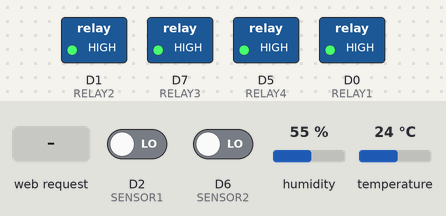
The sketch below on a simulated ESP8266 (NodeMCU). Parts: switched loads named in the sketch (green lamp = pin HIGH). Inputs (shaded band) come from the test bench; at power-on: D2 (SENSOR1) LOW, D6 (SENSOR2) LOW, humidity 55 %, temperature 24 °C. WiFi joins after 1.5 s; servers stay silent unless stated; uploads are accepted with an empty reply; what the sketch prints to the serial monitor is not drawn.

Above: at 2.7 s.
2.8 s: HTTP request GET /turnonled1 received
At 3.8 s:
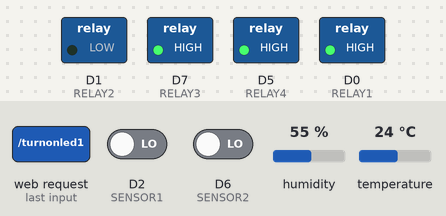
4.4 s: HTTP request GET /turnonled2 received
At 5.1 s:
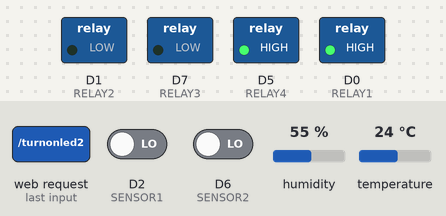
6.0 s: HTTP request GET /turnoffled1 received
At 7.3 s:
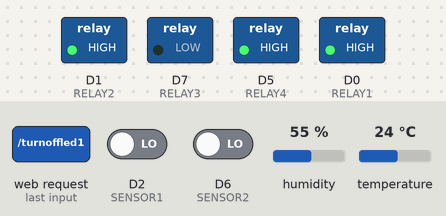
7.6 s: HTTP request GET /getstatusD3D4D5 received
At 8.3 s:
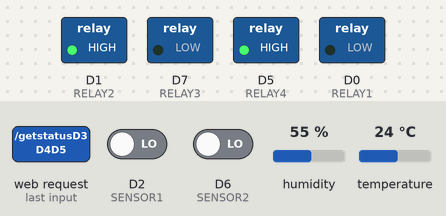
9.1 s: HTTP request GET /turnoffled2 received
At 9.8 s:
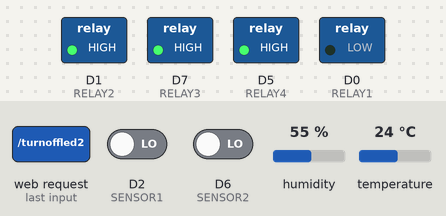
10.7 s: HTTP request GET /turnonled1 received
At 11.1 s:
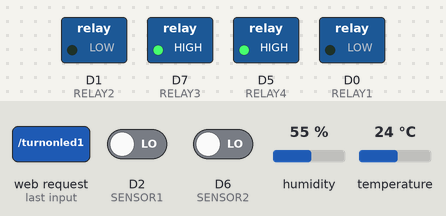
Timing chart, 0 to 13.3 s (numbered marks = the images above; inputs shaded):
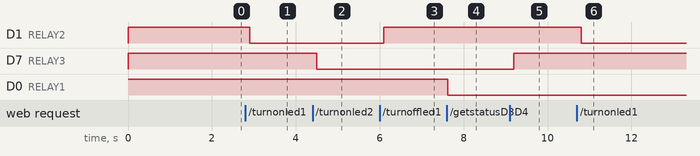

The sketch:

main.ino
```cpp
/*
 * @author Duy Tran
 * @date 2024-11-08
 */

/***********************************************************************************************************************
 * Includes
 **********************************************************************************************************************/
#include "./includes/IOControl.h"
#include "./includes/WebServer.h"

/***********************************************************************************************************************
 * Macro definitions
 **********************************************************************************************************************/
#define CREATE_ROUTE_HANDLER(handlerName, pageContent)  \
        static void handlerName()                       \
        {                                               \
            sendPageContent(pageContent);               \
        }

/***********************************************************************************************************************
 * Route Handlers - Define page routes for server
 **********************************************************************************************************************/
CREATE_ROUTE_HANDLER(mainPage, homePageContent);
CREATE_ROUTE_HANDLER(controlPage, controlPageContent);
CREATE_ROUTE_HANDLER(contactPage, contactPageContent);
CREATE_ROUTE_HANDLER(faqPage, faqPageContent);

/***********************************************************************************************************************
 * Global Variables
 **********************************************************************************************************************/
String led1;
String led2;
String ringStatus;
String tempValue;
String gasStatus;

/***********************************************************************************************************************
 * Function Definitions
 **********************************************************************************************************************/

/*******************************************************************************************************************//**
 * @brief Sends the HTML content to the client.
 *
 * This function is called to send a page's HTML content to the client. It responds with a 200 status code and the
 * provided HTML content.
 *
 * @param content The HTML content to be sent to the client.
 **********************************************************************************************************************/
static void sendPageContent(String content)
{
    server.send(200, "text/html", content);
}

/*******************************************************************************************************************//**
 * @brief Sends a POST request to update data on a PHP server.
 *
 * This function sends a POST request to the PHP server with the provided status and database endpoint. It sends the
 * status as part of the form data and logs the response from the server.
 *
 * @param status The status to be sent (e.g., "ON", "OFF", "ERROR").
 * @param db_num_php The endpoint of the PHP script for handling the data insertion.
 **********************************************************************************************************************/
static void sendPostRequest(String status, String db_num_php)
{
    http.begin(client, baseURL + db_num_php);                               // Construct the correct URL
    http.addHeader("Content-Type", "application/x-www-form-urlencoded");    // Specify content-type header
    http.POST("status=" + status);                                          // Send the request
    String payload = http.getString();                                      // Get the response payload
    Serial.println(status);                                                 // Print status for debugging
}

/*******************************************************************************************************************//**
 * @brief Handles turning on a device (relay) based on sensor state.
 *
 * This function checks the state of the specified sensor before and after toggling the relay. If the state changes
 * correctly, it updates the status and sends it to the PHP server.
 *
 * @param sensorPin The pin where the sensor is connected.
 * @param relayPin The pin controlling the relay.
 * @param data A reference to the variable holding the status (ON/OFF/ERROR).
 * @param dbEndpoint The endpoint for sending data to the PHP server.
 **********************************************************************************************************************/
static void turnON_handler(int sensorPin, int relayPin, String& data, String dbEndpoint)
{
    int sensorStateBefore = digitalRead(sensorPin);

    delay(100);

    digitalWrite(relayPin, LOW);

    server.send(200, "text/html", controlPageContent);

    delay(100);

    int sensorStateAfter = digitalRead(sensorPin);

    if ((sensorStateBefore == 1 && sensorStateAfter == 0) || (sensorStateBefore == 0 && sensorStateAfter == 0))
    {
        data = "ON";
        sendPostRequest(data, dbEndpoint);
    }
    else if ((sensorStateBefore == 1 && sensorStateAfter == 1) || (sensorStateBefore == 0 && sensorStateAfter == 1))
    {
        data = "ERROR";
        sendPostRequest(data, dbEndpoint);
    }
}

/*******************************************************************************************************************//**
 * @brief Handles turning off a device (relay) based on sensor state.
 *
 * This function checks the state of the specified sensor before and after toggling the relay. If the state changes
 * correctly, it updates the status and sends it to the PHP server.
 *
 * @param sensorPin The pin where the sensor is connected.
 * @param relayPin The pin controlling the relay.
 * @param data A reference to the variable holding the status (ON/OFF/ERROR).
 * @param dbEndpoint The endpoint for sending data to the PHP server.
 **********************************************************************************************************************/
static void turnOFF_handler(int sensorPin, int relayPin, String& data, String dbEndpoint)
{
    int sensorStateBefore = digitalRead(sensorPin);

    delay(100);

    digitalWrite(relayPin, HIGH);

    server.send(200, "text/html", controlPageContent);

    delay(100);

    int sensorStateAfter = digitalRead(sensorPin);

    if ((sensorStateBefore == 0 && sensorStateAfter == 1) || (sensorStateBefore == 1 && sensorStateAfter == 1))
    {
        data = "OFF";
        sendPostRequest(data, dbEndpoint);
    }
    else if ((sensorStateBefore == 0 && sensorStateAfter == 0) || (sensorStateBefore == 1 && sensorStateAfter == 0))
    {
        data = "ERROR";
        sendPostRequest(data, dbEndpoint);
    }
}

/*******************************************************************************************************************//**
 * @brief Reads the temperature from the DHT sensor.
 *
 * This function reads the temperature from the DHT sensor. If the value is valid, it updates the corresponding data
 * variable with the temperature value.
 **********************************************************************************************************************/
static void readTemp()
{
    float temp = dht.readTemperature();

    if (String(temp) != "nan")
    {
        tempValue = temp;
    }
}

/*******************************************************************************************************************//**
 * @brief Collects data from sensors, updates relay states, and sends a JSON response.
 *
 * This function reads the temperature and gas values from the respective sensors. Based on the gas sensor value,
 * it controls the relay and updates the status of the gas detection. It then sends the collected data as a JSON response.
 **********************************************************************************************************************/
static void getD3D4D5()
{
    // Read temperature and gas value
    readTemp();
    gas_value = analogRead(SENSOR_GAS);

    // Check gas sensor value and update relay, gasStatus
    if (gas_value <= 10)
    {
        gasStatus = "Normal";
        ringStatus = "OFF";
        digitalWrite(RELAY1, HIGH);
    }
    else
    {
        gasStatus = "Gas detected";
        ringStatus = "ON";
        digitalWrite(RELAY1, LOW);
    }

    // Build JSON and send response
    String s = "{\"D1\": \""+ led1 +"\", \"D2\": \""+ led2 +"\", \"D3\": \""+ ringStatus +"\", \"D4\": \""+ tempValue +"\", \"D5\": \""+ gasStatus +"\"}";
    server.send(200,"application/json",s);
}

/*******************************************************************************************************************//**
 * @brief Turns on LED 1 by calling the turnON_handler for sensor 1 and relay 2.
 *
 * This function handles turning on LED 1. It calls the `turnON_handler` function to toggle the relay based on the
 * state of sensor 1.
 **********************************************************************************************************************/
static void turnON_LED1()
{
    String led1;
    turnON_handler(SENSOR1, RELAY2, led1, "InsertDB.php");
}

/*******************************************************************************************************************//**
 * @brief Turns off LED 1 by calling the turnOFF_handler for sensor 1 and relay 2.
 *
 * This function handles turning off LED 1. It calls the `turnOFF_handler` function to toggle the relay based on the
 * state of sensor 1.
 **********************************************************************************************************************/
static void turnOFF_LED1()
{
    String led1;
    turnOFF_handler(SENSOR1, RELAY2, led1, "InsertDB.php");
}

/*******************************************************************************************************************//**
 * @brief Turns on LED 2 by calling the turnON_handler for sensor 2 and relay 3.
 *
 * This function handles turning on LED 2. It calls the `turnON_handler` function to toggle the relay based on the
 * state of sensor 2.
 **********************************************************************************************************************/
static void turnON_LED2()
{
    String led2;
    turnON_handler(SENSOR2, RELAY3, led2, "InsertDB2.php");
}

/*******************************************************************************************************************//**
 * @brief Turns off LED 2 by calling the turnOFF_handler for sensor 2 and relay 3.
 *
 * This function handles turning off LED 2. It calls the `turnOFF_handler` function to toggle the relay based on the
 * state of sensor 2.
 **********************************************************************************************************************/
static void turnOFF_LED2()
{
    String led2;
    turnOFF_handler(SENSOR2, RELAY3, led2, "InsertDB2.php");
}

/*******************************************************************************************************************//**
 * @brief Setup function to initialize hardware, WiFi, and server.
 *
 * This function is called once when the device starts. It initializes the GPIO pins, connects to WiFi, sets up the
 * mDNS responder, and configures the web server routes.
 **********************************************************************************************************************/
void setup()
{
    // Set pin modes for input sensors and output relays
    pinMode(SENSOR1, INPUT);
    pinMode(SENSOR2, INPUT);
    pinMode(RELAY1, OUTPUT);
    pinMode(RELAY2, OUTPUT);
    pinMode(RELAY3, OUTPUT);
    pinMode(RELAY4, OUTPUT);

    // Initialize relay states
    digitalWrite(RELAY1, HIGH);
    digitalWrite(RELAY2, HIGH);
    digitalWrite(RELAY3, HIGH);
    digitalWrite(RELAY4, HIGH);

    // Initialize led1, led2 values
    led1 = "OFF";
    led2 = "OFF";

    // Start serial communication for debugging
    Serial.begin(115200);
    Serial.println();
    Serial.println();
    Serial.print("Connecting to ");
    WiFi.begin(WiFiName, WiFiPW);

    // Wait for WiFi connection
    while (WiFi.status() != WL_CONNECTED)
    {
        delay(500);
        Serial.print(".");
    }

    Serial.println("");
    Serial.println("WiFi connected");
    Serial.println("IP address: ");
    Serial.println(WiFi.localIP());    // Print ESP8266's IP address

    // Initialize mDNS for local network discovery and set up web routes
    if (mdns.begin("esp8266", WiFi.localIP()))
    {
        Serial.println("MDNS responder started");
        server.on("/", mainPage);
        server.on("/ctrlpage", controlPage);
        server.on("/contact", contactPage);
        server.on("/faq", faqPage);
        server.on("/turnonled1", turnON_LED1);
        server.on("/turnoffled1", turnOFF_LED1);
        server.on("/turnonled2", turnON_LED2);
        server.on("/turnoffled2", turnOFF_LED2);
        server.on("/getstatusD3D4D5", getD3D4D5);
        server.begin();    // Start the web server
    }
}

/*******************************************************************************************************************//**
 * @brief Main loop to handle incoming client requests.
 *
 * This function is called repeatedly in the main loop. It handles all incoming client requests to the server.
 **********************************************************************************************************************/
void loop()
{
    server.handleClient();    // Handle incoming client requests
}
```

IOControl.h
```cpp
/*
 * @author Duy Tran
 * @date 2024-11-08
 */

#ifndef IOCONTROL_H
#define IOCONTROL_H

/***********************************************************************************************************************
 * Includes
 **********************************************************************************************************************/
#include "DHT.h"

/***********************************************************************************************************************
 * Macro definitions
 **********************************************************************************************************************/
#define DHTPIN      D8
#define DHTTYPE     DHT11
#define SENSOR1     D2
#define SENSOR2     D6
#define SENSOR_GAS  A0

/***********************************************************************************************************************
 * Typedef definitions
 **********************************************************************************************************************/
enum RelayPins
{
    RELAY1 = D0,
    RELAY2 = D1,
    RELAY3 = D7,
    RELAY4 = D5
};

/***********************************************************************************************************************
 * Exported global variables
 **********************************************************************************************************************/
DHT dht(DHTPIN, DHTTYPE);   // DHT sensor object
static int gas_value;       // Variable to store gas sensor value

/***********************************************************************************************************************
 * Function declarations
 **********************************************************************************************************************/
static void turnON_handler(int sensorPin, int relayPin, String& data, String dbEndpoint);
static void turnOFF_handler(int sensorPin, int relayPin, String& data, String dbEndpoint);
static void readTemp();
static void get_statusD1D2();

#endif // IOCONTROL_H
```

WebServer.h
```cpp
/*
 * @author Duy Tran
 * @date 2024-11-08
 */

#ifndef WEBSERVER_H
#define WEBSERVER_H

/***********************************************************************************************************************
 * Includes
 **********************************************************************************************************************/
#include <ESP8266WiFi.h>
#include <WiFiClient.h>
#include <ESP8266WebServer.h>
#include <ESP8266mDNS.h>
#include <ESP8266HTTPClient.h>
#include "./web_content.h"

/***********************************************************************************************************************
 * Macro definitions
 **********************************************************************************************************************/

/***********************************************************************************************************************
 * Typedef definitions
 **********************************************************************************************************************/

/***********************************************************************************************************************
 * Exported global variables
 **********************************************************************************************************************/
HTTPClient http;
WiFiClient client;
MDNSResponder mdns;
ESP8266WebServer server(80);

String baseURL  = "http://172.20.10.5/";    // Modify it with your Network IPv4
String WiFiName = "YourWiFiName";           // Wi-Fi name for connection
String WiFiPW   = "YourWiFiPassword";       // Wi-Fi password for connection

/***********************************************************************************************************************
 * Function declarations
 **********************************************************************************************************************/
static void mainPage();
static void controlPage();
static void contactPage();
static void faqPage();
static void sendPostRequest(String status, String db_num_php);
static void sendPageContent(String content);

#endif // WEBSERVER_H
```

Source omitted: web_content.h (15084 bytes)

Measured:
- after the input at 2.8 s, D1 (RELAY2): HIGH → LOW after 0.10 s
- after the input at 4.4 s, D7 (RELAY3): HIGH → LOW after 0.10 s
- after the input at 6.0 s, D1 (RELAY2): LOW → HIGH after 0.10 s
- after the input at 7.6 s, D0 (RELAY1): HIGH → LOW at once
- after the input at 9.1 s, D7 (RELAY3): LOW → HIGH after 0.10 s
- after the input at 10.7 s, D1 (RELAY2): HIGH → LOW after 0.10 s
